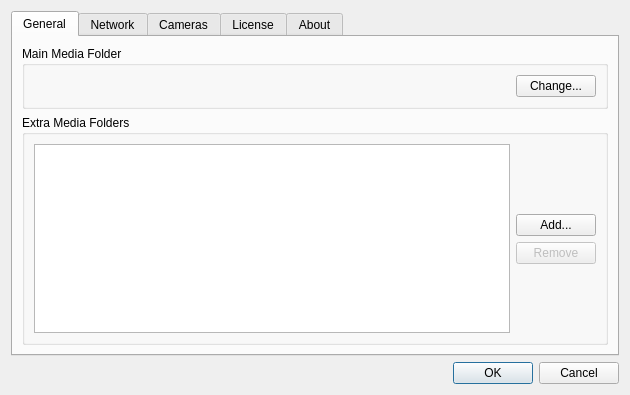
<?xml version="1.0" encoding="UTF-8"?>
<ui version="4.0">
 <class>PreferencesDialog</class>
 <widget class="QDialog" name="PreferencesDialog">
  <property name="geometry">
   <rect>
    <x>0</x>
    <y>0</y>
    <width>630</width>
    <height>395</height>
   </rect>
  </property>
  <property name="sizePolicy">
   <sizepolicy hsizetype="Preferred" vsizetype="Preferred">
    <horstretch>0</horstretch>
    <verstretch>0</verstretch>
   </sizepolicy>
  </property>
  <property name="windowTitle">
   <string>Preferences1</string>
  </property>
  <property name="sizeGripEnabled">
   <bool>false</bool>
  </property>
  <layout class="QVBoxLayout" name="verticalLayout">
   <item>
    <widget class="QTabWidget" name="tabWidget">
     <property name="sizePolicy">
      <sizepolicy hsizetype="Preferred" vsizetype="Preferred">
       <horstretch>0</horstretch>
       <verstretch>0</verstretch>
      </sizepolicy>
     </property>
     <property name="currentIndex">
      <number>0</number>
     </property>
     <widget class="QWidget" name="tab">
      <attribute name="title">
       <string>General</string>
      </attribute>
      <layout class="QVBoxLayout" name="verticalLayout_2">
       <item>
        <widget class="QGroupBox" name="groupBox_2">
         <property name="sizePolicy">
          <sizepolicy hsizetype="Preferred" vsizetype="Fixed">
           <horstretch>0</horstretch>
           <verstretch>0</verstretch>
          </sizepolicy>
         </property>
         <property name="title">
          <string>Main Media Folder</string>
         </property>
         <layout class="QVBoxLayout" name="verticalLayout_4">
          <item>
           <layout class="QHBoxLayout" name="horizontalLayout_2">
            <item>
             <widget class="QLabel" name="mediaRootLabel">
              <property name="text">
               <string/>
              </property>
             </widget>
            </item>
            <item>
             <widget class="QPushButton" name="browseButton">
              <property name="sizePolicy">
               <sizepolicy hsizetype="Fixed" vsizetype="Fixed">
                <horstretch>0</horstretch>
                <verstretch>0</verstretch>
               </sizepolicy>
              </property>
              <property name="text">
               <string>Change...</string>
              </property>
             </widget>
            </item>
           </layout>
          </item>
         </layout>
        </widget>
       </item>
       <item>
        <widget class="QGroupBox" name="groupBox_3">
         <property name="title">
          <string>Extra Media Folders</string>
         </property>
         <layout class="QVBoxLayout" name="verticalLayout_5">
          <item>
           <layout class="QHBoxLayout" name="horizontalLayout">
            <item>
             <widget class="QListWidget" name="auxMediaRootsList"/>
            </item>
            <item>
             <layout class="QVBoxLayout" name="verticalLayout_3">
              <item>
               <spacer name="verticalSpacer_3">
                <property name="orientation">
                 <enum>Qt::Vertical</enum>
                </property>
                <property name="sizeHint" stdset="0">
                 <size>
                  <width>20</width>
                  <height>40</height>
                 </size>
                </property>
               </spacer>
              </item>
              <item>
               <widget class="QPushButton" name="pushButton">
                <property name="text">
                 <string>Add...</string>
                </property>
               </widget>
              </item>
              <item>
               <widget class="QPushButton" name="auxRemovePushButton">
                <property name="enabled">
                 <bool>false</bool>
                </property>
                <property name="text">
                 <string>Remove</string>
                </property>
               </widget>
              </item>
              <item>
               <spacer name="verticalSpacer_4">
                <property name="orientation">
                 <enum>Qt::Vertical</enum>
                </property>
                <property name="sizeHint" stdset="0">
                 <size>
                  <width>20</width>
                  <height>40</height>
                 </size>
                </property>
               </spacer>
              </item>
             </layout>
            </item>
           </layout>
          </item>
         </layout>
        </widget>
       </item>
      </layout>
     </widget>
     <widget class="QWidget" name="tab_3">
      <attribute name="title">
       <string>Network</string>
      </attribute>
      <layout class="QVBoxLayout" name="verticalLayout_12">
       <item>
        <widget class="QGroupBox" name="groupBox">
         <property name="title">
          <string>Interfaces</string>
         </property>
         <layout class="QVBoxLayout" name="verticalLayout_13">
          <item>
           <widget class="QListWidget" name="networkInterfacesList"/>
          </item>
         </layout>
        </widget>
       </item>
       <item>
        <widget class="QGroupBox" name="groupBox_4">
         <property name="sizePolicy">
          <sizepolicy hsizetype="Preferred" vsizetype="Fixed">
           <horstretch>0</horstretch>
           <verstretch>0</verstretch>
          </sizepolicy>
         </property>
         <property name="title">
          <string>Conflict resolving</string>
         </property>
         <layout class="QVBoxLayout" name="verticalLayout_11">
          <item>
           <widget class="QCheckBox" name="allowChangeIPCheckBox">
            <property name="text">
             <string>Allow to change camera IP address if required for cameras to work (for this run only)</string>
            </property>
           </widget>
          </item>
         </layout>
        </widget>
       </item>
      </layout>
     </widget>
     <widget class="QWidget" name="tab_2">
      <attribute name="title">
       <string>Cameras</string>
      </attribute>
      <layout class="QVBoxLayout" name="verticalLayout_7">
       <item>
        <widget class="QGroupBox" name="groupBox_5">
         <property name="title">
          <string>Detected Cameras</string>
         </property>
         <layout class="QHBoxLayout" name="horizontalLayout_3">
          <item>
           <layout class="QVBoxLayout" name="verticalLayout_6">
            <property name="sizeConstraint">
             <enum>QLayout::SetDefaultConstraint</enum>
            </property>
            <item>
             <widget class="QListWidget" name="camerasList">
              <property name="sizePolicy">
               <sizepolicy hsizetype="Preferred" vsizetype="Expanding">
                <horstretch>0</horstretch>
                <verstretch>0</verstretch>
               </sizepolicy>
              </property>
              <property name="baseSize">
               <size>
                <width>0</width>
                <height>0</height>
               </size>
              </property>
             </widget>
            </item>
            <item>
             <widget class="QLabel" name="totalCamerasLabel">
              <property name="text">
               <string>Total</string>
              </property>
             </widget>
            </item>
           </layout>
          </item>
          <item>
           <widget class="Line" name="line">
            <property name="orientation">
             <enum>Qt::Vertical</enum>
            </property>
           </widget>
          </item>
          <item>
           <widget class="QLabel" name="cameraInfoLabel">
            <property name="sizePolicy">
             <sizepolicy hsizetype="Preferred" vsizetype="Preferred">
              <horstretch>0</horstretch>
              <verstretch>0</verstretch>
             </sizepolicy>
            </property>
            <property name="text">
             <string/>
            </property>
            <property name="alignment">
             <set>Qt::AlignLeading|Qt::AlignLeft|Qt::AlignTop</set>
            </property>
           </widget>
          </item>
         </layout>
        </widget>
       </item>
       <item>
        <widget class="QLabel" name="cameraStatusLabel">
         <property name="palette">
          <palette>
           <active>
            <colorrole role="WindowText">
             <brush brushstyle="SolidPattern">
              <color alpha="255">
               <red>255</red>
               <green>0</green>
               <blue>0</blue>
              </color>
             </brush>
            </colorrole>
           </active>
           <inactive>
            <colorrole role="WindowText">
             <brush brushstyle="SolidPattern">
              <color alpha="255">
               <red>255</red>
               <green>0</green>
               <blue>0</blue>
              </color>
             </brush>
            </colorrole>
           </inactive>
           <disabled>
            <colorrole role="WindowText">
             <brush brushstyle="SolidPattern">
              <color alpha="255">
               <red>120</red>
               <green>120</green>
               <blue>120</blue>
              </color>
             </brush>
            </colorrole>
           </disabled>
          </palette>
         </property>
         <property name="text">
          <string/>
         </property>
        </widget>
       </item>
      </layout>
     </widget>
     <widget class="QWidget" name="tab_5">
      <attribute name="title">
       <string>License</string>
      </attribute>
      <layout class="QVBoxLayout" name="verticalLayout_10">
       <item>
        <widget class="QGroupBox" name="groupBox_8">
         <property name="title">
          <string>License Infromation</string>
         </property>
         <layout class="QHBoxLayout" name="horizontalLayout_4">
          <item>
           <widget class="QLabel" name="licenseInfoLabel">
            <property name="text">
             <string/>
            </property>
           </widget>
          </item>
          <item>
           <widget class="QPushButton" name="licenseButton">
            <property name="sizePolicy">
             <sizepolicy hsizetype="Fixed" vsizetype="Fixed">
              <horstretch>0</horstretch>
              <verstretch>0</verstretch>
             </sizepolicy>
            </property>
            <property name="text">
             <string>Enter License</string>
            </property>
           </widget>
          </item>
         </layout>
        </widget>
       </item>
       <item>
        <spacer name="verticalSpacer_2">
         <property name="orientation">
          <enum>Qt::Vertical</enum>
         </property>
         <property name="sizeHint" stdset="0">
          <size>
           <width>20</width>
           <height>40</height>
          </size>
         </property>
        </spacer>
       </item>
      </layout>
     </widget>
     <widget class="QWidget" name="tab_4">
      <attribute name="title">
       <string>About</string>
      </attribute>
      <layout class="QVBoxLayout" name="verticalLayout_8">
       <item>
        <widget class="QGroupBox" name="groupBox_7">
         <property name="sizePolicy">
          <sizepolicy hsizetype="Preferred" vsizetype="Fixed">
           <horstretch>0</horstretch>
           <verstretch>0</verstretch>
          </sizepolicy>
         </property>
         <property name="title">
          <string>Information</string>
         </property>
         <layout class="QGridLayout" name="gridLayout">
          <item row="1" column="0">
           <widget class="QLabel" name="label_2">
            <property name="sizePolicy">
             <sizepolicy hsizetype="Preferred" vsizetype="Fixed">
              <horstretch>0</horstretch>
              <verstretch>0</verstretch>
             </sizepolicy>
            </property>
            <property name="text">
             <string>Version:</string>
            </property>
           </widget>
          </item>
          <item row="1" column="1">
           <widget class="QLabel" name="versionLabel">
            <property name="sizePolicy">
             <sizepolicy hsizetype="Preferred" vsizetype="Fixed">
              <horstretch>0</horstretch>
              <verstretch>0</verstretch>
             </sizepolicy>
            </property>
            <property name="text">
             <string/>
            </property>
           </widget>
          </item>
         </layout>
        </widget>
       </item>
       <item>
        <widget class="QGroupBox" name="groupBox_6">
         <property name="sizePolicy">
          <sizepolicy hsizetype="Preferred" vsizetype="Fixed">
           <horstretch>0</horstretch>
           <verstretch>0</verstretch>
          </sizepolicy>
         </property>
         <property name="title">
          <string>Credits</string>
         </property>
         <layout class="QVBoxLayout" name="verticalLayout_9">
          <item>
           <widget class="QLabel" name="creditsLabel">
            <property name="sizePolicy">
             <sizepolicy hsizetype="Preferred" vsizetype="Fixed">
              <horstretch>0</horstretch>
              <verstretch>0</verstretch>
             </sizepolicy>
            </property>
            <property name="text">
             <string>&lt;!DOCTYPE HTML PUBLIC &quot;-//W3C//DTD HTML 4.0//EN&quot; &quot;http://www.w3.org/TR/REC-html40/strict.dtd&quot;&gt;
&lt;html&gt;&lt;head&gt;&lt;meta name=&quot;qrichtext&quot; content=&quot;1&quot; /&gt;&lt;style type=&quot;text/css&quot;&gt;
p, li { white-space: pre-wrap; }
&lt;/style&gt;&lt;/head&gt;&lt;body style=&quot; font-family:'MS Shell Dlg 2'; font-size:8.25pt; font-weight:400; font-style:normal;&quot;&gt;
&lt;p style=&quot; margin-top:0px; margin-bottom:0px; margin-left:0px; margin-right:0px; -qt-block-indent:0; text-indent:0px;&quot;&gt;&lt;span style=&quot; font-size:8pt; font-weight:600;&quot;&gt;Network Optix(tm) EVE Media Player(tm) Beta&lt;/span&gt;&lt;span style=&quot; font-size:8pt;&quot;&gt; uses the following external libraries:&lt;/span&gt;&lt;/p&gt;
&lt;p style=&quot;-qt-paragraph-type:empty; margin-top:0px; margin-bottom:0px; margin-left:0px; margin-right:0px; -qt-block-indent:0; text-indent:0px; font-size:8pt;&quot;&gt;&lt;/p&gt;
&lt;p style=&quot; margin-top:0px; margin-bottom:0px; margin-left:0px; margin-right:0px; -qt-block-indent:0; text-indent:0px;&quot;&gt;&lt;span style=&quot; font-size:8pt; font-weight:600;&quot;&gt;QT v. QT_VERSION&lt;/span&gt;&lt;span style=&quot; font-size:8pt;&quot;&gt; - Copyright (c) 2011 the Nokia Corporation&lt;/span&gt;&lt;/p&gt;
&lt;p style=&quot; margin-top:0px; margin-bottom:0px; margin-left:0px; margin-right:0px; -qt-block-indent:0; text-indent:0px;&quot;&gt;&lt;span style=&quot; font-size:8pt; font-weight:600;&quot;&gt;FFMpeg&lt;/span&gt;&lt;span style=&quot; font-size:8pt;&quot;&gt; &lt;/span&gt;&lt;span style=&quot; font-size:8pt; font-weight:600;&quot;&gt;latest git version&lt;/span&gt;&lt;span style=&quot; font-size:8pt;&quot;&gt; - Copyright (c) 2000-2011 the FFmpeg developers&lt;/span&gt;&lt;/p&gt;
&lt;p style=&quot; margin-top:0px; margin-bottom:0px; margin-left:0px; margin-right:0px; -qt-block-indent:0; text-indent:0px;&quot;&gt;&lt;span style=&quot; font-size:8pt; font-weight:600;&quot;&gt;Bespin style&lt;/span&gt;&lt;span style=&quot; font-size:8pt;&quot;&gt; &lt;/span&gt;&lt;span style=&quot; font-size:8pt; font-weight:600;&quot;&gt;latest svn version&lt;/span&gt;&lt;span style=&quot; font-size:8pt;&quot;&gt; - Copyright (C) 2007-2010 Thomas Luebking&lt;/span&gt;&lt;/p&gt;&lt;/body&gt;&lt;/html&gt;</string>
            </property>
            <property name="textFormat">
             <enum>Qt::AutoText</enum>
            </property>
           </widget>
          </item>
         </layout>
        </widget>
       </item>
       <item>
        <spacer name="verticalSpacer">
         <property name="orientation">
          <enum>Qt::Vertical</enum>
         </property>
         <property name="sizeHint" stdset="0">
          <size>
           <width>20</width>
           <height>40</height>
          </size>
         </property>
        </spacer>
       </item>
      </layout>
     </widget>
    </widget>
   </item>
   <item>
    <widget class="QDialogButtonBox" name="buttonBox">
     <property name="orientation">
      <enum>Qt::Horizontal</enum>
     </property>
     <property name="standardButtons">
      <set>QDialogButtonBox::Cancel|QDialogButtonBox::Ok</set>
     </property>
    </widget>
   </item>
  </layout>
 </widget>
 <resources/>
 <connections>
  <connection>
   <sender>buttonBox</sender>
   <signal>accepted()</signal>
   <receiver>PreferencesDialog</receiver>
   <slot>accept()</slot>
   <hints>
    <hint type="sourcelabel">
     <x>266</x>
     <y>385</y>
    </hint>
    <hint type="destinationlabel">
     <x>157</x>
     <y>274</y>
    </hint>
   </hints>
  </connection>
  <connection>
   <sender>buttonBox</sender>
   <signal>rejected()</signal>
   <receiver>PreferencesDialog</receiver>
   <slot>reject()</slot>
   <hints>
    <hint type="sourcelabel">
     <x>334</x>
     <y>385</y>
    </hint>
    <hint type="destinationlabel">
     <x>286</x>
     <y>274</y>
    </hint>
   </hints>
  </connection>
  <connection>
   <sender>browseButton</sender>
   <signal>clicked()</signal>
   <receiver>PreferencesDialog</receiver>
   <slot>mainMediaFolderBrowse()</slot>
   <hints>
    <hint type="sourcelabel">
     <x>542</x>
     <y>86</y>
    </hint>
    <hint type="destinationlabel">
     <x>439</x>
     <y>326</y>
    </hint>
   </hints>
  </connection>
  <connection>
   <sender>pushButton</sender>
   <signal>clicked()</signal>
   <receiver>PreferencesDialog</receiver>
   <slot>auxMediaFolderBrowse()</slot>
   <hints>
    <hint type="sourcelabel">
     <x>541</x>
     <y>201</y>
    </hint>
    <hint type="destinationlabel">
     <x>191</x>
     <y>0</y>
    </hint>
   </hints>
  </connection>
  <connection>
   <sender>auxRemovePushButton</sender>
   <signal>clicked()</signal>
   <receiver>PreferencesDialog</receiver>
   <slot>auxMediaFolderRemove()</slot>
   <hints>
    <hint type="sourcelabel">
     <x>541</x>
     <y>280</y>
    </hint>
    <hint type="destinationlabel">
     <x>439</x>
     <y>326</y>
    </hint>
   </hints>
  </connection>
  <connection>
   <sender>allowChangeIPCheckBox</sender>
   <signal>stateChanged(int)</signal>
   <receiver>PreferencesDialog</receiver>
   <slot>allowChangeIPChanged()</slot>
   <hints>
    <hint type="sourcelabel">
     <x>460</x>
     <y>333</y>
    </hint>
    <hint type="destinationlabel">
     <x>440</x>
     <y>322</y>
    </hint>
   </hints>
  </connection>
  <connection>
   <sender>camerasList</sender>
   <signal>currentRowChanged(int)</signal>
   <receiver>PreferencesDialog</receiver>
   <slot>cameraSelected(int)</slot>
   <hints>
    <hint type="sourcelabel">
     <x>158</x>
     <y>313</y>
    </hint>
    <hint type="destinationlabel">
     <x>440</x>
     <y>322</y>
    </hint>
   </hints>
  </connection>
  <connection>
   <sender>licenseButton</sender>
   <signal>clicked()</signal>
   <receiver>PreferencesDialog</receiver>
   <slot>enterLicenseClick()</slot>
   <hints>
    <hint type="sourcelabel">
     <x>530</x>
     <y>76</y>
    </hint>
    <hint type="destinationlabel">
     <x>314</x>
     <y>197</y>
    </hint>
   </hints>
  </connection>
  <connection>
   <sender>auxMediaRootsList</sender>
   <signal>itemSelectionChanged()</signal>
   <receiver>PreferencesDialog</receiver>
   <slot>auxMediaFolderSelectionChanged()</slot>
   <hints>
    <hint type="sourcelabel">
     <x>272</x>
     <y>230</y>
    </hint>
    <hint type="destinationlabel">
     <x>314</x>
     <y>197</y>
    </hint>
   </hints>
  </connection>
 </connections>
 <slots>
  <slot>mainMediaFolderBrowse()</slot>
  <slot>auxMediaFolderBrowse()</slot>
  <slot>auxMediaFolderRemove()</slot>
  <slot>allowChangeIPChanged()</slot>
  <slot>cameraSelected(int)</slot>
  <slot>enterLicenseClick()</slot>
  <slot>auxMediaFolderSelectionChanged()</slot>
 </slots>
</ui>
